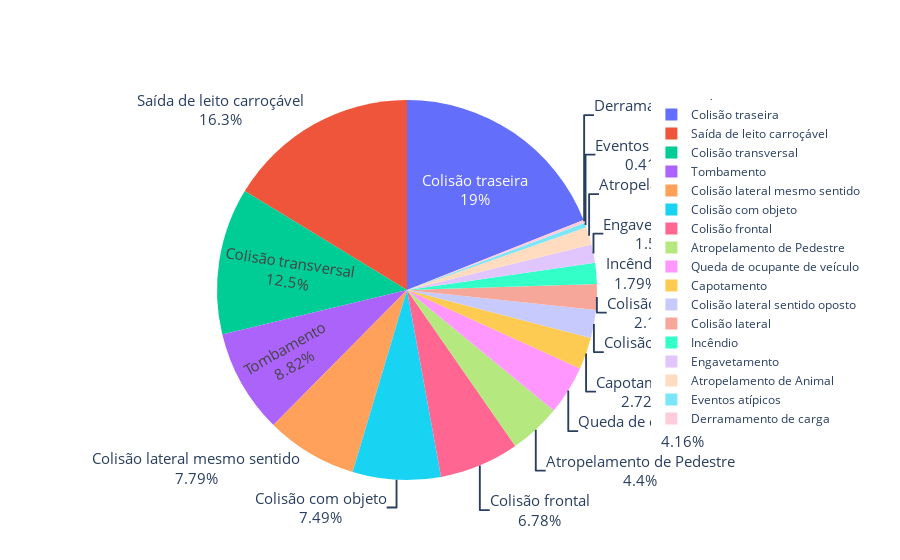

Write notebook code for a chart like this one.
### Markdown cell above
Usando plotly para um gráfico mais visível e interativo

### Code cell
import plotly.graph_objects as go
grafPizza = go.Figure()
grafPizza.add_trace(go.Pie(labels = labels, values = quant_colisoes, hoverinfo = 'label+percent', textinfo='percent+label',textfont=dict(size = 15)))

### Figure 1 — Plotly figure (JSON) as saved in the notebook; plotly's stock layout.template omitted (floating-point values rounded to 4 significant figures)
{"data": [{"hoverinfo": "label+percent", "labels": ["Colisão traseira", "Saída de leito carroçável", "Colisão transversal", "Tombamento", "Colisão lateral mesmo sentido", "Colisão com objeto", "Colisão frontal", "Atropelamento de Pedestre", "Queda de ocupante de veículo", "Capotamento", "Colisão lateral sentido oposto", "Colisão lateral", "Incêndio", "Engavetamento", "Atropelamento de Animal", "Eventos atípicos", "Derramamento de carga"], "textfont": {"size": 15}, "textinfo": "percent+label", "type": "pie", "values": [5868, 5033, 3858, 2724, 2407, 2315, 2096, 1360, 1286, 842, 735, 677, 553, 479, 464, 129, 75]}], "layout": {}}
